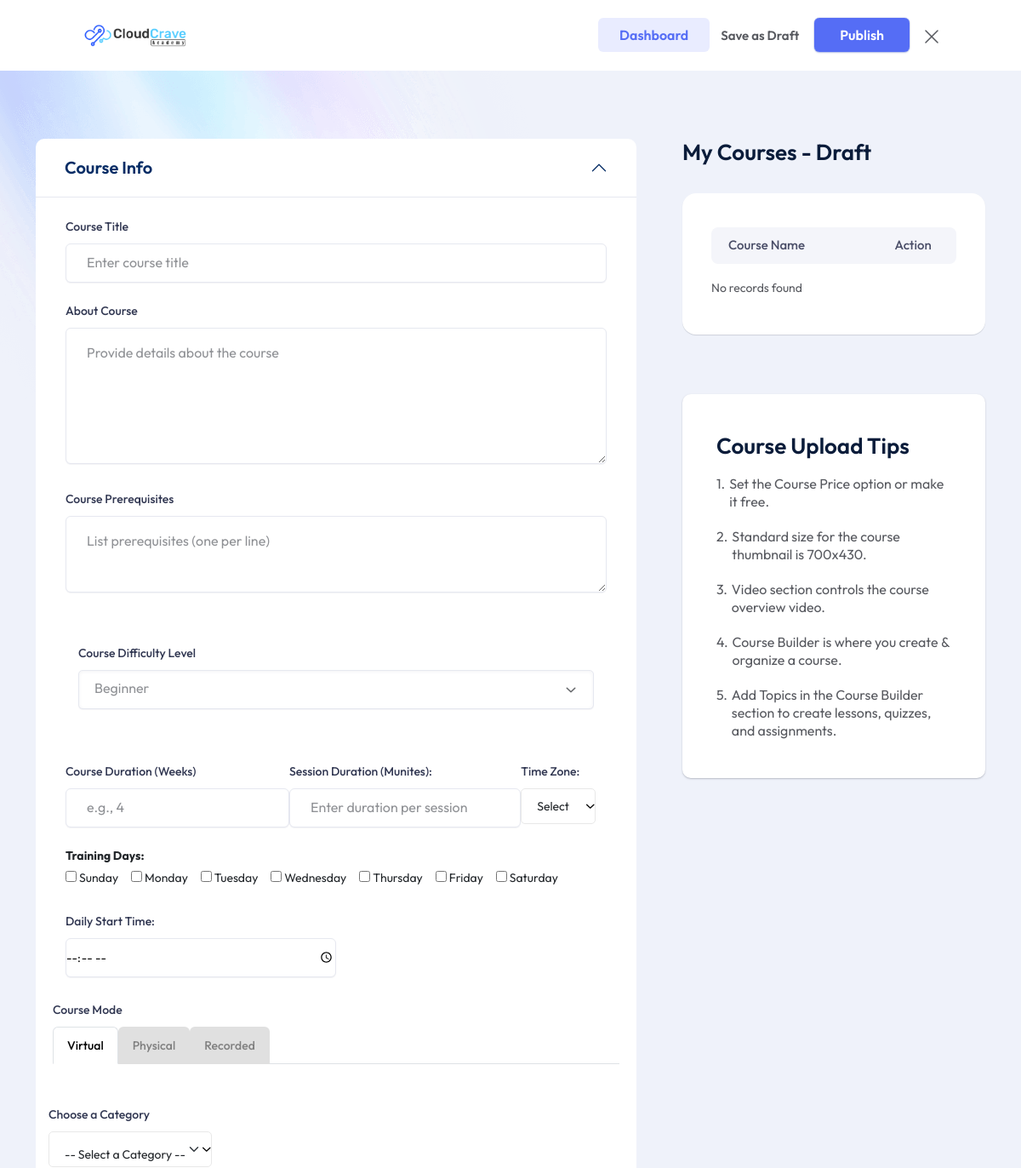
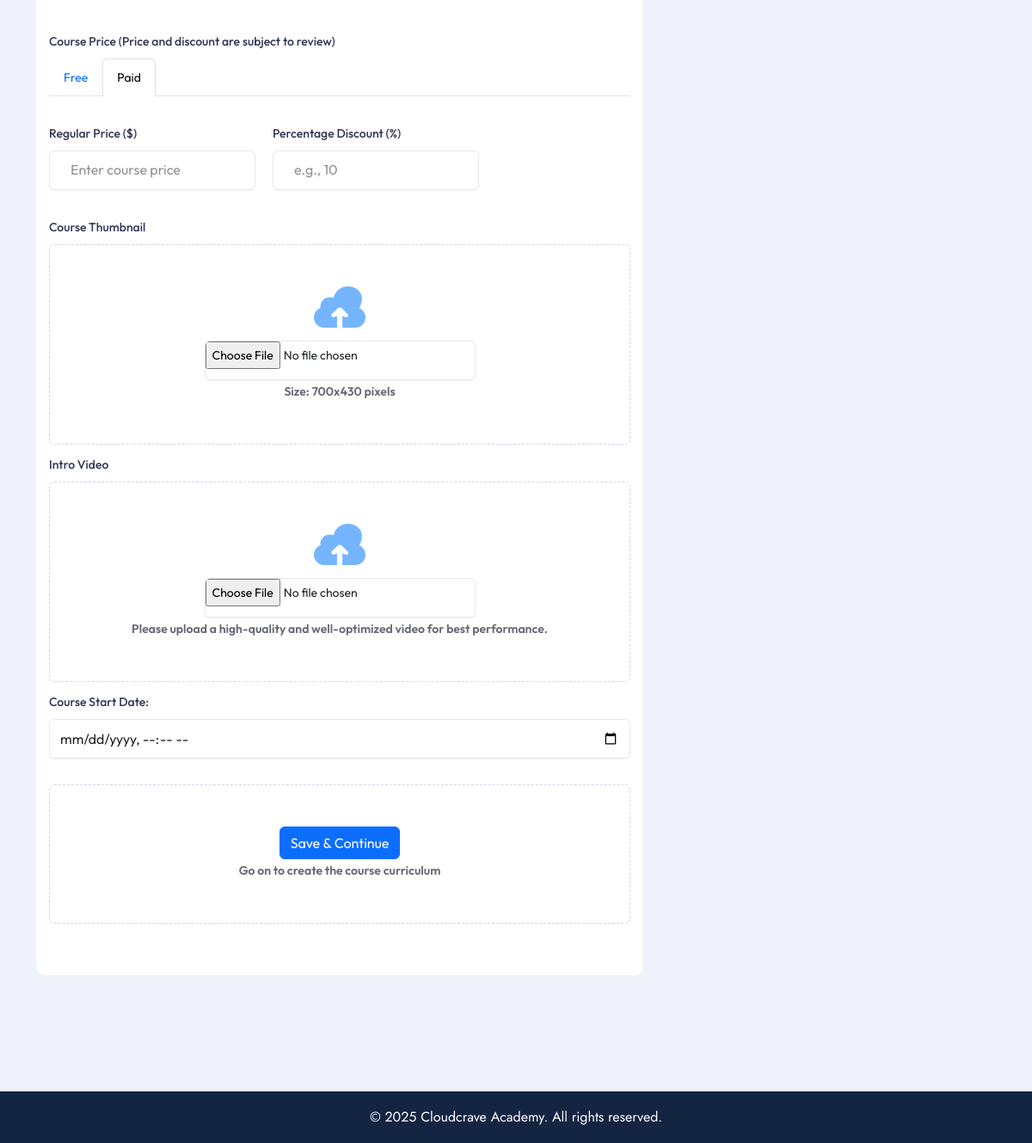
The page /create_course.php (signed in) on the database its author committed (2 pictures, top to bottom).
### tables this page shows
CREATE TABLE `course_tips` (
  `id` int(11) NOT NULL,
  `tip_number` int(11) NOT NULL,
  `tip_text` varchar(255) NOT NULL
);

### create_course_info.php (the view, shortened to what the rows shown need)
<div class="accordion-item">
   <h2 class="accordion-header">
      <button class="accordion-button tpd-new-course-heading-title" type="button" data-bs-toggle="collapse" data-bs-target="#panelsStayOpen-collapseOne" aria-expanded="true" aria-controls="panelsStayOpen-collapseOne">
         Course Info
      </button>
   </h2>
</div>

### create_course.php (shortened to what the rows shown need)
<!doctype html>
<html class="no-js" lang="zxx">
<head>
   <link rel="stylesheet" href="assets/css/bootstrap.css">
   <link rel="stylesheet" href="assets/css/animate.css">
   <link rel="stylesheet" href="assets/css/swiper-bundle.css">
   <link rel="stylesheet" href="assets/css/slick.css">
   <link rel="stylesheet" href="assets/css/magnific-popup.css">
   <link rel="stylesheet" href="assets/css/flatpickr.min.css">
   <link rel="stylesheet" href="assets/css/font-awesome-pro.css">
   <link rel="stylesheet" href="assets/css/spacing.css">
   <link rel="stylesheet" href="assets/css/main.css">
</head>
<body>
   <main class="tp-dashboard-body-bg p-relative">
      <div class="tpd-dashboard-wrap-bg" data-background="assets/img/dashboard/bg/dashboard-bg-shape-1.jpg">
         <section class="tpd-new-course-area pt-80 pb-120">
            <div class="container">
               <div class="row">
                  <div class="col-lg-8">
                     <div class="tpd-new-course-wrap">
                        <div class="tpd-new-course-box">
                           <div class="accordion" id="accordionPanelsStayOpenExample">
                              <?php
                              require_once 'create_course_info.php';
                              ?>
                           </div>
                        </div>
                     </div>
                  </div>
                  <div class="col-lg-4">
                     <section class="tp-dashboard-course-wrapper">
                        <div class="row">
                           <div class="col-8">
                              <div class="tp-dashboard-section">
                                 <h2 class="tp-dashboard-title">My Courses - Draft</h2>
                              </div>
                           </div>
                        </div>
                                    <?php
                                    include 'connect.php';
                                    ?>
                     </section>
                     <div class="">
                        <div class="tpd-course-enroll-list">
                           <?php
                           $sql = "SELECT tip_number, tip_text FROM course_tips ORDER BY tip_number ASC";
                           $result = $conn->query($sql);
                           ?>
                           <h2 class="tp-dashboard-title">Course Upload Tips</h2>
                           <ul>
                              <?php
                              if ($result->num_rows > 0) {
                                 while ($row = $result->fetch_assoc()) {
                                    echo '<li>';
                                    echo '<span>' . $row['tip_number'] . '. </span>';
                                    echo htmlspecialchars($row['tip_text']);
                                    echo '</li>';
                                 }
                              } else {
                                 echo '<li>No tips available.</li>';
                              }
                              ?>
                           </ul>
                        </div>
                     </div>
                  </div>
               </div>
         </section>
      </div>
   </main>
</body>
</html>

### rows shown on the page
course_tips: tip_number "1", tip_text "Set the Course Price option or make it free."
course_tips: tip_number "2", tip_text "Standard size for the course thumbnail is 700x430."
course_tips: tip_number "3", tip_text "Video section controls the course overview video."
course_tips: tip_number "4", tip_text "Course Builder is where you create & organize a course."
course_tips: tip_number "5", tip_text "Add Topics in the Course Builder section to create lessons, quizzes, and assignments."
